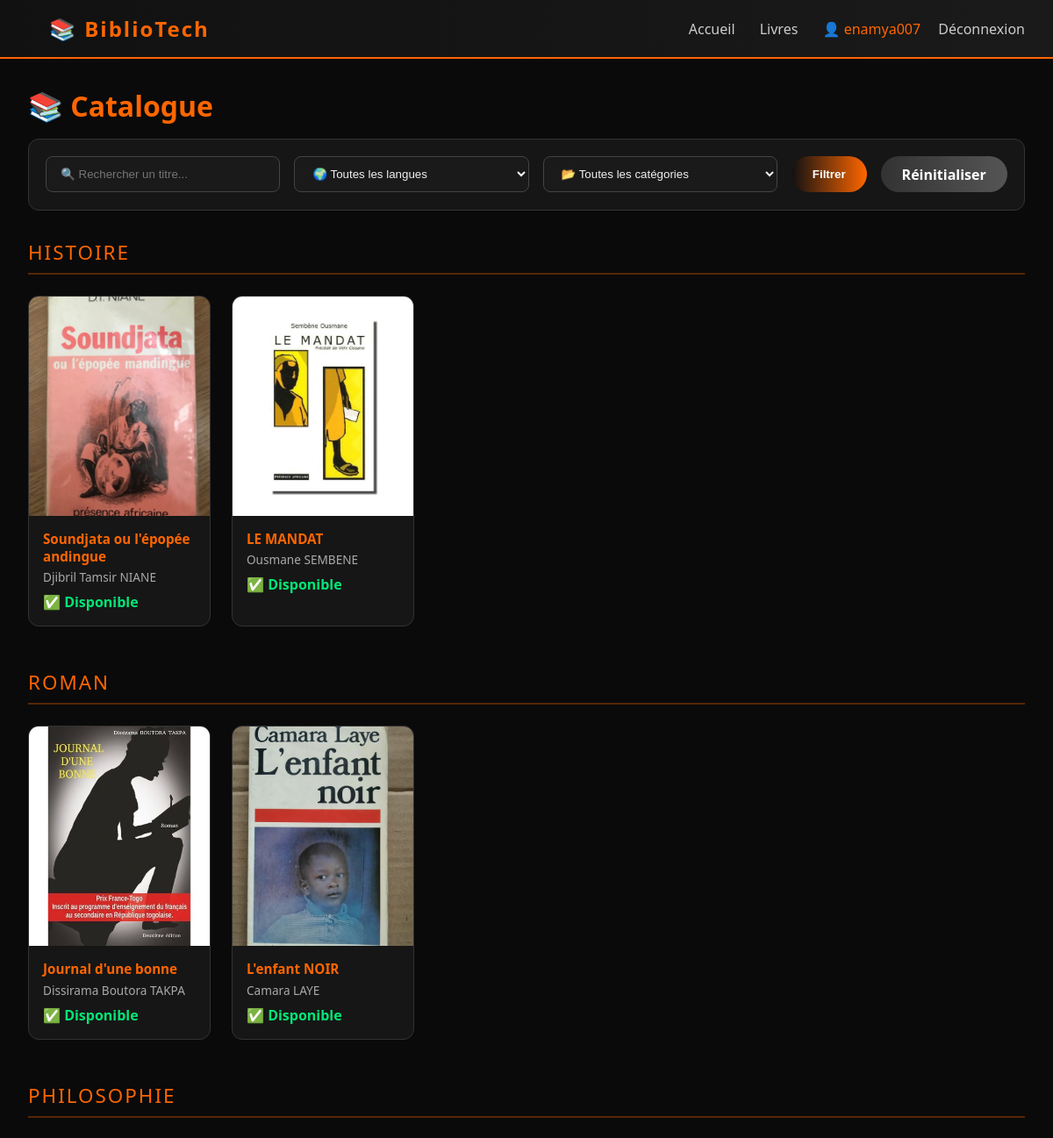
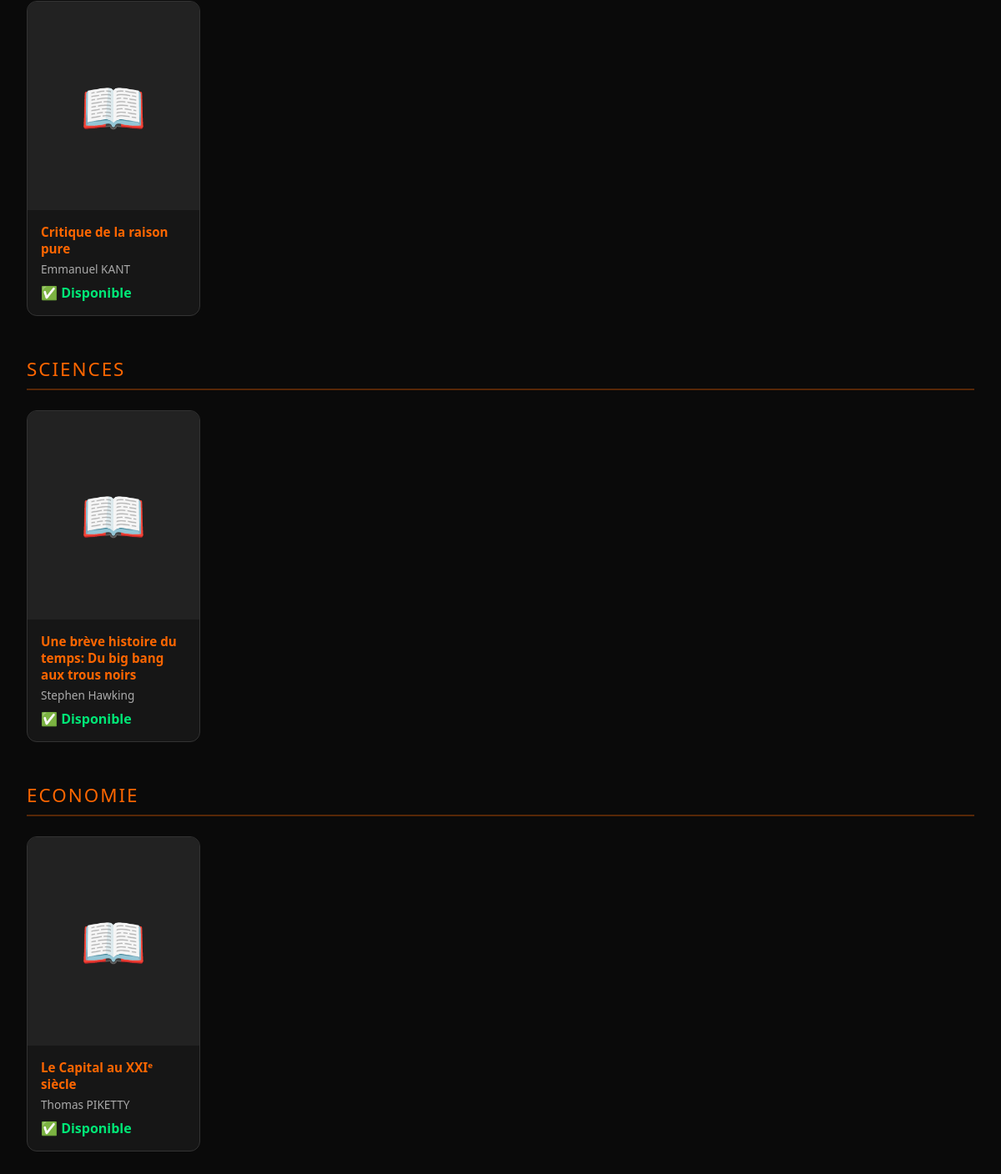
/livres/ (signed in), run on the app's committed database (2 pictures, top to bottom).
### bibliotheque/models.py (models this page shows, shortened)
class Livre(models.Model):
    titre = models.CharField(max_length=200)
    auteur = models.ForeignKey(Auteur, on_delete=models.CASCADE)
    isbn = models.CharField(max_length=13, blank=True)
    annee_edition = models.IntegerField(null=True, blank=True)
    maison_edition = models.CharField(max_length=200, blank=True)
    langue = models.CharField(max_length=5, choices=LANGUES, default='fr')
    categories = models.CharField(max_length=200, help_text="Sépare les catégories par des virgules, ex: roman,histoire")
    resume = models.TextField(blank=True)
    disponible = models.BooleanField(default=True)
    couverture_avant = models.ImageField(upload_to='couvertures/', blank=True, null=True)
    couverture_arriere = models.ImageField(upload_to='couvertures/', blank=True, null=True)
    premiere_page = models.ImageField(upload_to='pages/', blank=True, null=True)
    def get_categories_list(self):
        return [c.strip() for c in self.categories.split(',')]

class Auteur(models.Model):
    nom = models.CharField(max_length=100)
    prenom = models.CharField(max_length=100)
    nationalite = models.CharField(max_length=100, blank=True)
    def __str__(self):
        return f"{self.prenom} {self.nom}"

### bibliotheque/views.py (the view)
# urls.py: path('livres/', views.liste_livres, name='liste_livres'),
@login_required
def liste_livres(request):
    langue = request.GET.get('langue', '')
    categorie = request.GET.get('categorie', '')
    recherche = request.GET.get('q', '')
    livres = Livre.objects.all()
    if langue:
        livres = livres.filter(langue=langue)
    if recherche:
        livres = livres.filter(titre__icontains=recherche)
    if categorie:
        livres = [l for l in livres if categorie in l.get_categories_list()]
    livres_par_categorie = {}
    for livre in livres:
        for cat in livre.get_categories_list():
            if not categorie or cat == categorie:
                livres_par_categorie.setdefault(cat, []).append(livre)
    return render(request, 'bibliotheque/liste_livres.html', {
        'livres_par_categorie': livres_par_categorie,
        'categories': CATEGORIES,
        'langues': LANGUES,
        'langue_filtre': langue,
        'categorie_filtre': categorie,
        'recherche': recherche,
    })

### bibliotheque/templates/bibliotheque/liste_livres.html (shortened to what this page needs)
{% extends 'bibliotheque/base.html' %}
{% block content %}
<h1>📚 Catalogue</h1>
<div class="filters">
  <form method="GET" style="display:contents">
    <input type="text" name="q" placeholder="🔍 Rechercher un titre..." value="{{ recherche }}">
    <select name="langue" onchange="this.form.submit()">
      <option value="">🌍 Toutes les langues</option>
    </select>
    <select name="categorie" onchange="this.form.submit()">
      <option value="">📂 Toutes les catégories</option>
    </select>
    <button type="submit" class="btn">Filtrer</button>
    <a href="{% url 'liste_livres' %}" class="btn" style="background:linear-gradient(90deg,#333,#555)">Réinitialiser</a>
  </form>
</div>
{% if livres_par_categorie %}
  {% for categorie, livres in livres_par_categorie.items %}
  <div class="categorie-section">
    <div class="categorie-titre">{{ categorie }}</div>
    <div class="livres-grid">
      {% for livre in livres %}
      <a href="{% url 'detail_livre' livre.pk %}" class="livre-card">
        {% if livre.couverture_avant %}
          <img src="{{ livre.couverture_avant.url }}" class="livre-cover" alt="{{ livre.titre }}">
        {% else %}
          <div class="livre-cover">📖</div>
        {% endif %}
        <div class="livre-info">
          <div class="livre-titre">{{ livre.titre }}</div>
          <div class="livre-auteur">{{ livre.auteur }}</div>
          <div style="margin-top:0.5rem">
            {% if livre.disponible %}
              <span class="disponible">✅ Disponible</span>
            {% else %}
              <span class="indisponible">❌ Indisponible</span>
            {% endif %}
          </div>
        </div>
      </a>
      {% endfor %}
    </div>
  </div>
  {% endfor %}
{% else %}
  <p style="color:#aaa; text-align:center; margin-top:3rem">Aucun livre trouvé.</p>
{% endif %}
{% endblock %}

### bibliotheque/templates/bibliotheque/base.html (shortened to what this page needs)
<!DOCTYPE html>
<html lang="fr">
<head>
</head>
<body>
  {% if user.is_authenticated %}
  <nav>
    <a href="{% url 'accueil' %}" class="logo">📚 BiblioTech</a>
    <div>
      <a href="{% url 'accueil' %}">Accueil</a>
      <a href="{% url 'liste_livres' %}">Livres</a>
      <span style="color:#ff6600; margin-left:1.5rem">👤 {{ user.username }}</span>
      <a href="{% url 'deconnexion' %}" style="margin-left:1rem">Déconnexion</a>
    </div>
  </nav>
  {% endif %}
  <main>{% block content %}{% endblock %}</main>
</body>
</html>

### bibliotheque/templates/bibliotheque/base.html (style rules this page uses)
* { margin: 0; padding: 0; box-sizing: border-box; }
body { font-family: 'Segoe UI', sans-serif; background: #0a0a0a; color: #f0f0f0; min-height: 100vh; }
nav { background: linear-gradient(90deg, #111 0%, #1a1a1a 100%); border-bottom: 2px solid #ff6600; padding: 1rem 2rem; display: flex; justify-content: space-between; align-items: center; }
nav .logo { font-size: 1.5rem; font-weight: bold; color: #ff6600; text-decoration: none; letter-spacing: 2px; }
nav a { color: #ccc; text-decoration: none; margin-left: 1.5rem; transition: color 0.3s; }
.btn { display: inline-block; padding: 0.6rem 1.5rem; border-radius: 25px; border: none; cursor: pointer; font-weight: bold; text-decoration: none; transition: all 0.3s ease; background: linear-gradient(90deg, #111 0%, #ff6600 100%); color: #fff; }
main { padding: 2rem; max-width: 1400px; margin: 0 auto; }
h1, h2 { color: #ff6600; margin-bottom: 1rem; }
input, select { background: #1a1a1a; border: 1px solid #444; color: #f0f0f0; padding: 0.5rem 1rem; border-radius: 8px; outline: none; transition: border 0.3s; }
.disponible { color: #00e676; font-weight: bold; }

### bibliotheque/templates/bibliotheque/liste_livres.html (style rules this page uses)
.filters { display: flex; gap: 1rem; flex-wrap: wrap; margin-bottom: 2rem; background: #161616; padding: 1.2rem; border-radius: 12px; border: 1px solid #333; }
.filters input, .filters select { flex: 1; min-width: 150px; }
.categorie-section { margin-bottom: 3rem; }
.categorie-titre { font-size: 1.4rem; color: #ff6600; border-bottom: 2px solid #ff660050; padding-bottom: 0.5rem; margin-bottom: 1.5rem; text-transform: uppercase; letter-spacing: 2px; }
.livres-grid { display: grid; grid-template-columns: repeat(auto-fill, minmax(200px, 1fr)); gap: 1.5rem; }
.livre-card { background: #161616; border: 1px solid #333; border-radius: 12px; overflow: hidden; text-decoration: none; color: white; transition: all 0.3s ease; display: block; }
.livre-cover { width: 100%; height: 250px; object-fit: cover; background: #222; display: flex; align-items: center; justify-content: center; font-size: 4rem; }
.livre-info { padding: 1rem; }
.livre-titre { font-weight: bold; font-size: 0.95rem; margin-bottom: 0.3rem; color: #ff6600; }
.livre-auteur { color: #aaa; font-size: 0.85rem; }

### data on the page
Livre: categories "HISTOIRE", couverture_avant (picture), titre "Soundjata ou l'épopée andingue", auteur "Djibril Tamsir NIANE", disponible "✅ Disponible"
Livre: couverture_avant (picture), titre "LE MANDAT", auteur "Ousmane SEMBENE", disponible "✅ Disponible"
Livre: categories "ROMAN", couverture_avant (picture), titre "Journal d'une bonne", auteur "Dissirama Boutora TAKPA", disponible "✅ Disponible"
Livre: couverture_avant (picture), titre "L'enfant NOIR", auteur "Camara LAYE", disponible "✅ Disponible"
Livre: categories "PHILOSOPHIE", titre "Critique de la raison pure", auteur "Emmanuel KANT", disponible "✅ Disponible"
Livre: categories "SCIENCES", titre "Une brève histoire du temps: Du big bang aux trous noirs", auteur "Stephen Hawking", disponible "✅ Disponible"
Livre: categories "ECONOMIE", titre "Le Capital au XXIᵉ siècle", auteur "Thomas PIKETTY", disponible "✅ Disponible"

### other printed values
{{ user.username }} "enamya007"
